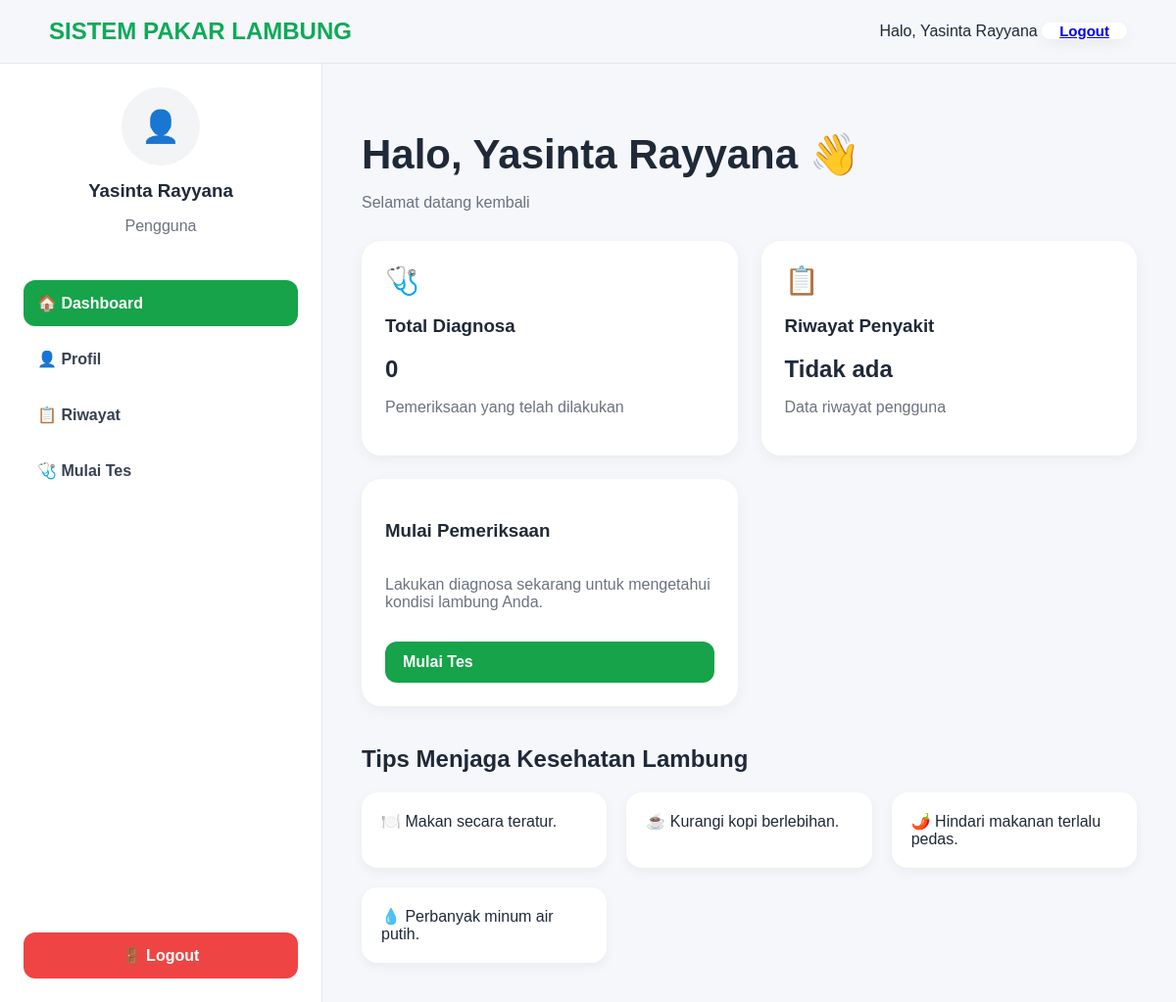
Page /dashboard (signed in) on the earlier database version.
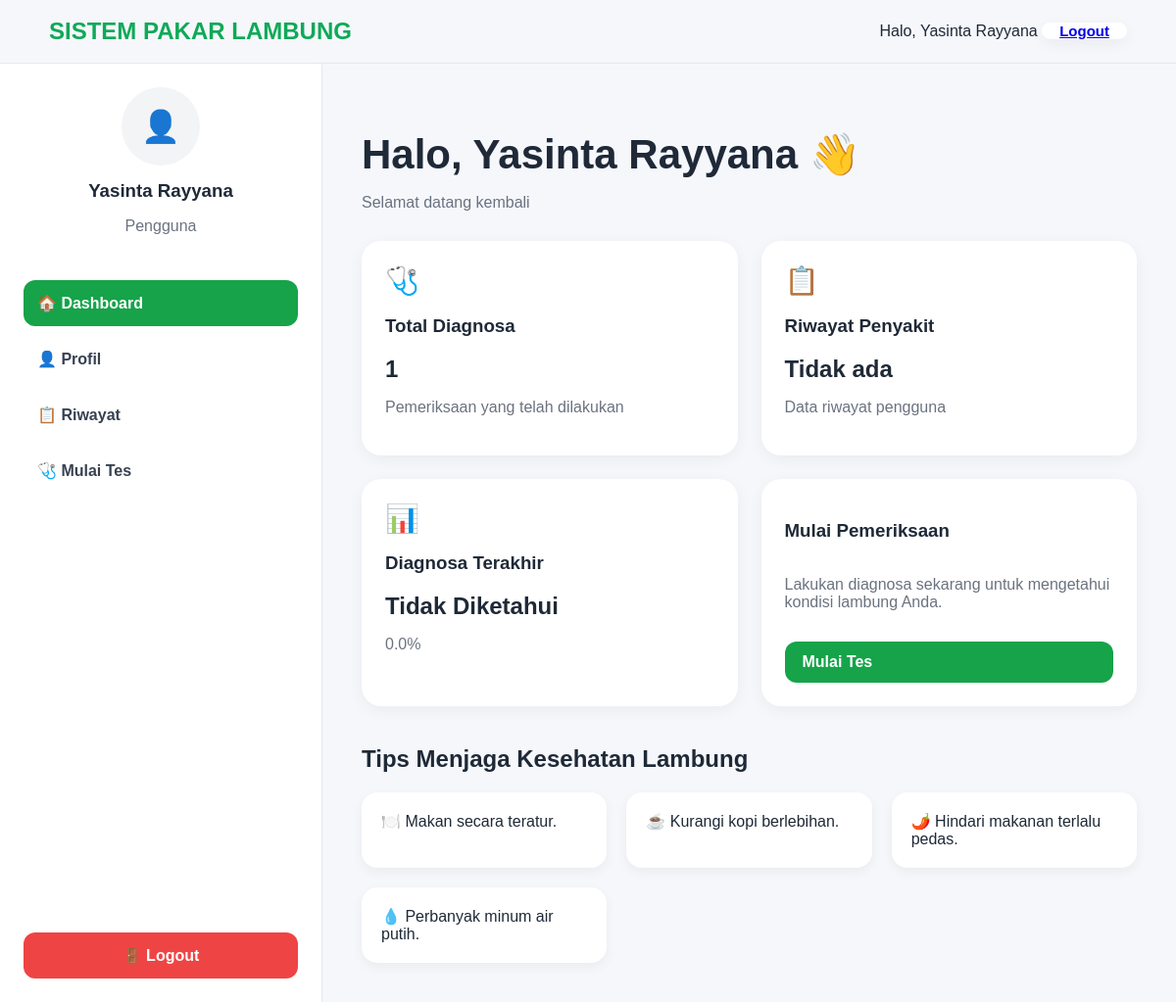
Same page on the later database version.
### models/diagnosis_history_model.py (models this page shows)
class DiagnosisHistory(
    db.Model
):
    __tablename__ = (
        "diagnosis_history"
    )
    id = db.Column(
        db.Integer,
        primary_key=True
    )
    user_id = db.Column(
        db.Integer,
        db.ForeignKey(
            "user.id"
        ),
        nullable=False
    )
    penyakit = db.Column(
        db.String(100),
        nullable=False
    )
    persentase = db.Column(
        db.Float,
        nullable=False
    )
    created_at = db.Column(
        db.DateTime,
        default=datetime.utcnow
    )

### routes/diagnosa_routes.py (the view)
@diagnosa.route(
    "/dashboard"
)
def dashboard():
    if not session.get(
        "user_id"
    ):
        return redirect(
            url_for(
                "auth.login"
            )
        )
    user = User.query.get(
        session[
            "user_id"
        ]
    )
    total_diagnosa = len(
        user.histories
    )
    last_history = None
    if user.histories:
        last_history = (
            DiagnosisHistory
            .query
            .filter_by(
                user_id=user.id
            )
            .order_by(
                DiagnosisHistory
                .created_at.desc()
            )
            .first()
        )
    return render_template(
        "dashboard.html",
        user=user,
        total_diagnosa=
        total_diagnosa,
        last_history=
        last_history
    )

### app.py (called while the page is built)
def create_app():
    app = Flask(__name__)
    app.config.from_object(Config)
    db.init_app(app)
    mail.init_app(app)
    app.register_blueprint(diagnosa)
    app.register_blueprint(auth)
    @app.context_processor
    def inject_user():
        user_id = session.get("user_id")
        user = User.query.get(user_id) if user_id else None
        return dict(user=user)
    with app.app_context():
        db.create_all()
    return app

### templates/dashboard.html (shortened to what this page needs)
{% extends "base.html" %}
{% block content %}
<div class="dashboard-layout">
    <aside class="sidebar">
        <div class="sidebar-user">
            <div class="avatar">
                👤
            </div>
            <h3>{{ user.nama }}</h3>
            <p>
                Pengguna
            </p>
        </div>
        <nav class="sidebar-menu">
            <a href="{{ url_for('diagnosa.dashboard') }}"
               class="active">
                🏠 Dashboard
            </a>
            <a href="{{ url_for('auth.profile') }}">
                👤 Profil
            </a>
            <a href="{{ url_for('diagnosa.history') }}">
                📋 Riwayat
            </a>
            <a href="{{ url_for('diagnosa.guidelines') }}">
                🩺 Mulai Tes
            </a>
        </nav>
        <a href="{{ url_for('auth.logout') }}"
           class="logout-btn">
            🚪 Logout
        </a>
    </aside>
    <main class="dashboard-content">
        <div class="welcome-section">
            <h1>
                Halo, {{ user.nama }} 👋
            </h1>
            <p>
                Selamat datang kembali
            </p>
        </div>
        <div class="dashboard-grid">
            <div class="dashboard-card">
                <div class="card-icon">
                    🩺
                </div>
                <h3>Total Diagnosa</h3>
                <h2>
                    {{ total_diagnosa }}
                </h2>
                <p>
                    Pemeriksaan yang telah dilakukan
                </p>
            </div>
            <div class="dashboard-card">
                <div class="card-icon">
                    📋
                </div>
                <h3>Riwayat Penyakit</h3>
                <h2>
                    {{ user.riwayat_penyakit or "Tidak ada" }}
                </h2>
                <p>
                    Data riwayat pengguna
                </p>
            </div>
            {% if last_history %}
            <div class="dashboard-card">
                <div class="card-icon">
                    📊
                </div>
                <h3>Diagnosa Terakhir</h3>
                <h2>
                    {{ last_history.penyakit }}
                </h2>
                <p>
                    {{ "%.1f"|format(last_history.persentase) }}%
                </p>
            </div>
            {% endif %}
            <div class="dashboard-card action-card">
                <h3>
                    Mulai Pemeriksaan
                </h3>
                <p>
                    Lakukan diagnosa sekarang untuk mengetahui kondisi lambung Anda.
                </p>
                <a href="{{ url_for('diagnosa.guidelines') }}"
                   class="start-test-btn">
                    Mulai Tes
                </a>
            </div>
        </div>
        <div class="info-section">
            <h2>
                Tips Menjaga Kesehatan Lambung
            </h2>
            <div class="tips-grid">
                <div class="tip-card">
                    🍽️ Makan secara teratur.
                </div>
                <div class="tip-card">
                    ☕ Kurangi kopi berlebihan.
                </div>
                <div class="tip-card">
                    🌶️ Hindari makanan terlalu pedas.
                </div>
                <div class="tip-card">
                    💧 Perbanyak minum air putih.
                </div>
            </div>
        </div>
    </main>
</div>
{% endblock %}

Differences in the rows shown:
added DiagnosisHistory: penyakit "Tidak Diketahui", persentase "0.0"
Other differences:
{{ total_diagnosa }}: "0" → "1"
text now shown: "📊 Diagnosa Terakhir %"
